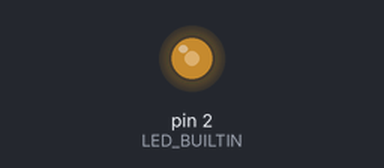
A sketch run on a simulated Arduino Uno, built with avr-gcc and run on an emulated ATmega328P. On the bench: output pins drawn as LEDs (lit = HIGH).

Above: at 0.1 s.
Timing chart, 0 to 1.6 s (numbered marks = the images above):
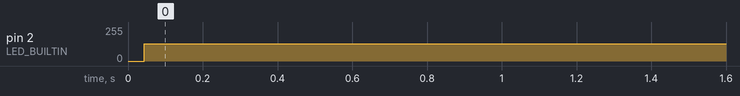

Measured:
- by itself, pin 2 (LED_BUILTIN): 0/255 → 129/255 at 0.04 s

The sketch:

sketch_mar22a.ino
```cpp
#define LED_BUILTIN 2

void setup() {
  // put your setup code here, to run once:
  pinMode(LED_BUILTIN, OUTPUT);

}
void loop() {

  // put your main code here, to run repeatedly:
  digitalWrite(LED_BUILTIN, HIGH);   // turn the LED on (HIGH is the voltage level)
  delay(1);                       // wait for a second
  digitalWrite(LED_BUILTIN, LOW);    // turn the LED off by making the voltage LOW
  delay(1);                       // wait for a second
  digitalWrite(LED_BUILTIN, HIGH);   // turn the LED on (HIGH is the voltage level)
  delay(1);                       // wait for a second
  digitalWrite(LED_BUILTIN, LOW);    // turn the LED off by making the voltage LOW
  delay(1);                       // wait for a second
  digitalWrite(LED_BUILTIN, HIGH);   // turn the LED on (HIGH is the voltage level)
  delay(1);                       // wait for a second
  digitalWrite(LED_BUILTIN, LOW);    // turn the LED off by making the voltage LOW
  delay(1);                       // wait for a second

}
```
